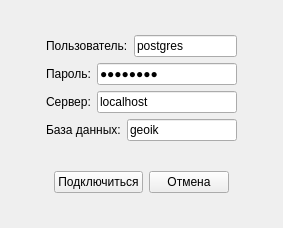
<?xml version="1.0" encoding="UTF-8"?>
<ui version="4.0">
 <class>FPass</class>
 <widget class="QWidget" name="FPass">
  <property name="windowModality">
   <enum>Qt::ApplicationModal</enum>
  </property>
  <property name="geometry">
   <rect>
    <x>0</x>
    <y>0</y>
    <width>283</width>
    <height>228</height>
   </rect>
  </property>
  <property name="windowTitle">
   <string>Подключенгие к БД</string>
  </property>
  <property name="windowIcon">
   <iconset resource="res.qrc">
    <normaloff>:/res/1/database_make_mde_file.png</normaloff>:/res/1/database_make_mde_file.png</iconset>
  </property>
  <layout class="QVBoxLayout" name="verticalLayout_2">
   <item>
    <layout class="QHBoxLayout" name="horizontalLayout_7">
     <item>
      <spacer name="horizontalSpacer">
       <property name="orientation">
        <enum>Qt::Horizontal</enum>
       </property>
       <property name="sizeHint" stdset="0">
        <size>
         <width>40</width>
         <height>20</height>
        </size>
       </property>
      </spacer>
     </item>
     <item>
      <layout class="QVBoxLayout" name="verticalLayout">
       <item>
        <layout class="QHBoxLayout" name="horizontalLayout">
         <item>
          <widget class="QLabel" name="label">
           <property name="text">
            <string>Пользователь:</string>
           </property>
          </widget>
         </item>
         <item>
          <widget class="QLineEdit" name="le_polz">
           <property name="text">
            <string>postgres</string>
           </property>
          </widget>
         </item>
        </layout>
       </item>
       <item>
        <layout class="QHBoxLayout" name="horizontalLayout_2">
         <item>
          <widget class="QLabel" name="label_2">
           <property name="text">
            <string>Пароль:</string>
           </property>
          </widget>
         </item>
         <item>
          <widget class="QLineEdit" name="le_pass">
           <property name="text">
            <string>postgres</string>
           </property>
           <property name="echoMode">
            <enum>QLineEdit::Password</enum>
           </property>
          </widget>
         </item>
        </layout>
       </item>
       <item>
        <layout class="QHBoxLayout" name="horizontalLayout_3">
         <item>
          <widget class="QLabel" name="label_3">
           <property name="text">
            <string>Сервер:</string>
           </property>
          </widget>
         </item>
         <item>
          <widget class="QLineEdit" name="le_host">
           <property name="text">
            <string>localhost</string>
           </property>
          </widget>
         </item>
        </layout>
       </item>
       <item>
        <layout class="QHBoxLayout" name="horizontalLayout_4">
         <item>
          <widget class="QLabel" name="label_4">
           <property name="text">
            <string>База данных:</string>
           </property>
          </widget>
         </item>
         <item>
          <widget class="QLineEdit" name="le_bd">
           <property name="text">
            <string>geoik</string>
           </property>
          </widget>
         </item>
        </layout>
       </item>
      </layout>
     </item>
     <item>
      <spacer name="horizontalSpacer_2">
       <property name="orientation">
        <enum>Qt::Horizontal</enum>
       </property>
       <property name="sizeHint" stdset="0">
        <size>
         <width>40</width>
         <height>20</height>
        </size>
       </property>
      </spacer>
     </item>
    </layout>
   </item>
   <item>
    <layout class="QHBoxLayout" name="horizontalLayout_6">
     <item>
      <spacer name="horizontalSpacer_3">
       <property name="orientation">
        <enum>Qt::Horizontal</enum>
       </property>
       <property name="sizeHint" stdset="0">
        <size>
         <width>40</width>
         <height>20</height>
        </size>
       </property>
      </spacer>
     </item>
     <item>
      <layout class="QHBoxLayout" name="horizontalLayout_5">
       <item>
        <widget class="QPushButton" name="btnConnect">
         <property name="mouseTracking">
          <bool>true</bool>
         </property>
         <property name="focusPolicy">
          <enum>Qt::StrongFocus</enum>
         </property>
         <property name="acceptDrops">
          <bool>true</bool>
         </property>
         <property name="text">
          <string>Подключиться</string>
         </property>
         <property name="icon">
          <iconset resource="res.qrc">
           <normaloff>:/res/1/database_connect.png</normaloff>:/res/1/database_connect.png</iconset>
         </property>
         <property name="iconSize">
          <size>
           <width>32</width>
           <height>32</height>
          </size>
         </property>
         <property name="checkable">
          <bool>false</bool>
         </property>
         <property name="checked">
          <bool>false</bool>
         </property>
         <property name="default">
          <bool>false</bool>
         </property>
        </widget>
       </item>
       <item>
        <widget class="QPushButton" name="btnExit">
         <property name="text">
          <string>Отмена</string>
         </property>
         <property name="icon">
          <iconset resource="res.qrc">
           <normaloff>:/res/1/database_delete.png</normaloff>:/res/1/database_delete.png</iconset>
         </property>
         <property name="iconSize">
          <size>
           <width>32</width>
           <height>32</height>
          </size>
         </property>
        </widget>
       </item>
      </layout>
     </item>
     <item>
      <spacer name="horizontalSpacer_4">
       <property name="orientation">
        <enum>Qt::Horizontal</enum>
       </property>
       <property name="sizeHint" stdset="0">
        <size>
         <width>40</width>
         <height>20</height>
        </size>
       </property>
      </spacer>
     </item>
    </layout>
   </item>
  </layout>
 </widget>
 <resources>
  <include location="res.qrc"/>
 </resources>
 <connections/>
</ui>
